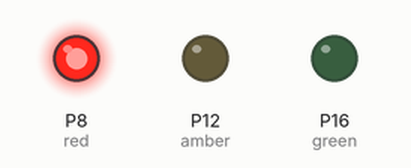
Recording of a program running on a simulated BBC micro:bit running MicroPython. On the bench: output pins drawn as LEDs (lit = HIGH).

Above: at 0.5 s.
At 1.5 s:
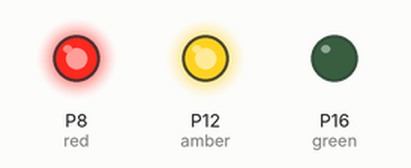
At 2.5 s:
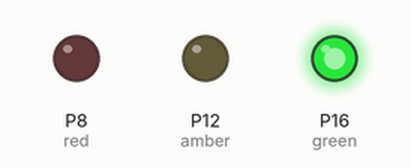
At 3.5 s:
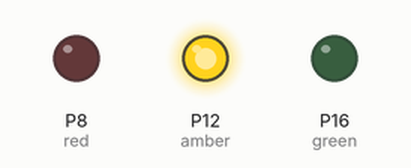
Timing chart, 0 to 5.2 s (numbered marks = the images above):
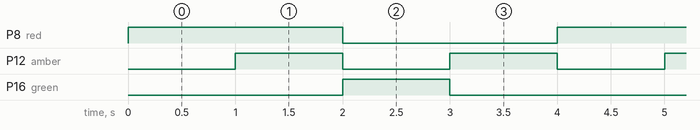

Measured:
- by itself, P8 (red): alternates HIGH for 2.0 s and LOW for 2.0 s
- by itself, P12 (amber): alternates HIGH for 1.0 s and LOW for 1.0 s
- by itself, P16 (green): alternates HIGH for 1.0 s and LOW for 3.0 s

The program:

traffic-lights.py
```python
from microbit import *

light_delay = 1000

red = pin8
amber = pin12
green = pin16

on = 1
off = 0

while True:
    # Stop
    green.write_digital(off)
    amber.write_digital(off)
    red.write_digital(on)
    sleep(light_delay)
    # Get Ready
    amber.write_digital(on)
    sleep(light_delay)
    # Go
    red.write_digital(off)
    amber.write_digital(off)
    green.write_digital(on)
    sleep(light_delay)
    # Stop if safe
    green.write_digital(off)
    amber.write_digital(on)
    sleep(light_delay)
```
